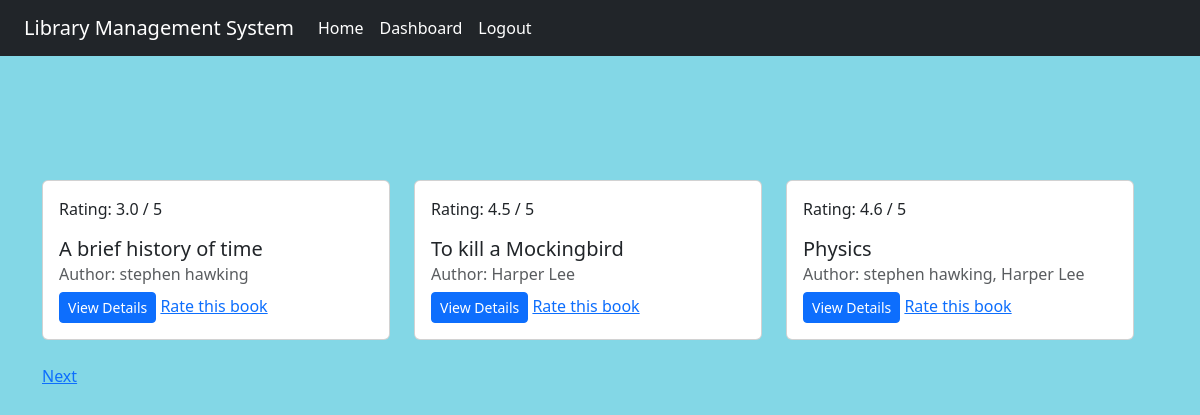
/show/ (signed in), run on the app's committed database.
### library_app/models.py (models this page shows, shortened)
class BooKtable(models.Model):
    authors=models.ManyToManyField(Authortable)
    book_name=models.CharField(max_length=60)
    book_sr_no=models.IntegerField(unique=True)
    book_cate=models.CharField(max_length=70)
    book_published_year=models.DateField()
    rating=models.FloatField(validators=[MinValueValidator(0),MaxValueValidator(5)],default=0.0)

class Authortable(models.Model):
    author_name=models.CharField(max_length=50)
    def __str__(self):
        return self.author_name

### library_app/views.py (the view)
# urls.py: path('show/',views.book_list,name="book-list"),
def book_list(request):
    all_post=BooKtable.objects.all().order_by('id')
    paginator=Paginator(all_post,per_page=3)
    page_number=request.GET.get('page')
    page_obj=paginator.get_page(page_number)
    return render(request,'book_list.html',{'books':page_obj})

### library_app/templates/book_list.html (shortened to what this page needs)
{% extends 'base.html' %}
{% load static %}
{% block content %}
<div class="row row-cols-1 row-cols-md-3 g-4" style='margin-top:100px;'>
    {% for book in books %}
    <div class="col">
        <div class="card h-100">
            <div class="card-body">
                <p> Rating: {{ book.rating }} / 5</p>
                <h5 class="card-title">{{book.book_name}}</h5>
                <h6 class="card-subtitle mb-2 text-muted">Author: {{ book.authors.all|join:", " }}</h6>
                <a href="{% url 'book-detail' book.id %}" class="btn btn-sm btn-primary">View Details</a>
                {% if perms.library_app.rate_book %}
                {% else %}
                  <a href="{% url 'rate_book' book.id %}">Rate this book</a>
                {% endif %}
            </div>
        </div>
    </div>
    {% empty %}
    <div class="col-12">
        <p>No books found.</p>
    </div>
    {% endfor %}
    <div class="text-">
        <span>
            {% if books.has_next %}
            <a href="?page={{books.next_page_number}}">Next</a>
            {% endif %}
        </span>
    </div>
</div>
{% endblock content %}

### library_app/static/css/style.css (style rules this page uses)
body { background-color:rgb(131, 215, 230); }

### data on the page
BooKtable: rating "3.0", book_name "A brief history of time", authors.all "stephen hawking"
BooKtable: rating "4.5", book_name "To kill a Mockingbird", authors.all "Harper Lee"
BooKtable: rating "4.6", book_name "Physics", authors.all "stephen hawking, Harper Lee"
